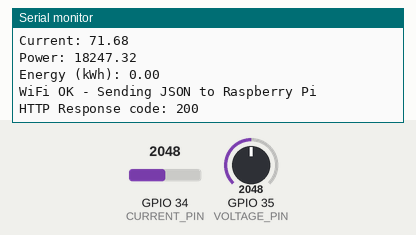
The sketch below on a simulated ESP32. Shown: the last lines printed to the serial monitor. The test bench sets the inputs (shaded band); at power-on: GPIO 34 (CURRENT_PIN) = 2048, GPIO 35 (VOLTAGE_PIN) = 2048. WiFi joins after 1.5 s; servers stay silent unless stated; uploads are accepted with an empty reply.

Above: at 3.7 s.
3.8 s: GPIO 34 (CURRENT_PIN) set to 2866
5.3 s: GPIO 35 (VOLTAGE_PIN) set to 2866
At 6.26 s:
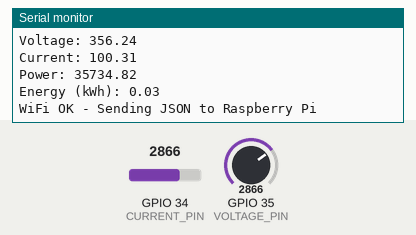
6.8 s: GPIO 34 (CURRENT_PIN) set to 3603
At 7.7 s:
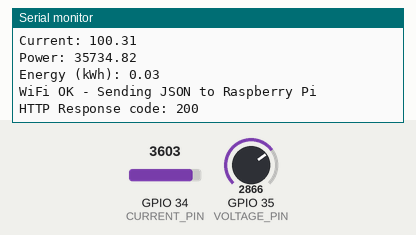
8.3 s: GPIO 35 (VOLTAGE_PIN) set to 3603
At 9.8 s:
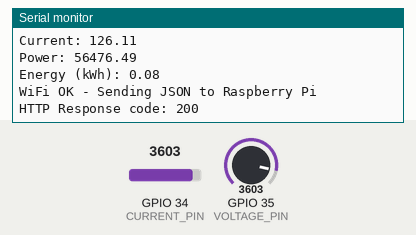

Measured:
- after the input at 5.3 s, the serial monitor: prints a new line after 0.80 s (image 1)
- after the input at 8.3 s, the serial monitor: prints a new line after 0.80 s (image 3)

The sketch:

energy-monitor.ino
```cpp
#include <HTTPClient.h>
#include <WiFi.h>

// -------- WIFI (USE HOTSPOT) --------
const char *ssid = "Galaxy"; // change if needed
const char *password = "sanjay12";

// -------- PINS --------
#define VOLTAGE_PIN 35
#define CURRENT_PIN 34

// -------- VARIABLES --------
float voltage = 0;
float current = 0;
float power = 0;
float energy = 0;

unsigned long lastTime = 0;
unsigned long previousMillis = 0;
const long interval = 3000;

void setup() {
  Serial.begin(115200);
  delay(1000);

  Serial.println("=== ENERGY MONITOR START ===");

  // -------- WIFI CONNECT --------
  WiFi.begin(ssid, password);
  Serial.print("Connecting to WiFi");

  int attempts = 0;

  while (WiFi.status() != WL_CONNECTED && attempts < 20) {
    delay(500);
    Serial.print(".");
    attempts++;
  }

  if (WiFi.status() == WL_CONNECTED) {
    Serial.println("\nConnected!");
    Serial.print("IP: ");
    Serial.println(WiFi.localIP());
  } else {
    Serial.println("\nWiFi Failed! (still working offline)");
  }

  lastTime = millis();
}

void loop() {
  unsigned long currentMillis = millis();

  if (currentMillis - previousMillis >= interval) {
    previousMillis = currentMillis;

    // -------- SENSOR SAMPLING --------
    long vSum = 0, iSum = 0;
    int samples = 0;

    unsigned long start = millis();

    while (millis() - start < 100) {
      vSum += analogRead(VOLTAGE_PIN);
      iSum += analogRead(CURRENT_PIN);
      samples++;
    }

    float vAvg = vSum / samples;
    float iAvg = iSum / samples;

    // -------- CALCULATION --------
    voltage =
        vAvg * 0.1243; // Corrected to scale 185V readings closer to ~230V mains
    current = iAvg *
              0.035; // Increased multiplier for current to avoid resolving to 0

    if (current < 0.05)
      current = 0;

    power = voltage * current;

    float hours = (millis() - lastTime) / 3600000.0;
    energy += (power / 1000.0) * hours;
    lastTime = millis();

    // -------- OUTPUT --------
    Serial.println("\n----- DATA -----");

    Serial.print("Voltage: ");
    Serial.println(voltage);

    Serial.print("Current: ");
    Serial.println(current);

    Serial.print("Power: ");
    Serial.println(power);

    Serial.print("Energy (kWh): ");
    Serial.println(energy);

    // -------- WIFI STATUS --------
    if (WiFi.status() == WL_CONNECTED) {
      Serial.println("WiFi OK - Sending JSON to Raspberry Pi");

      HTTPClient http;
      http.begin(""); // Raspberry Pi backend URL
      http.addHeader("Content-Type", "application/json");

      String jsonPayload = "{\"voltage\":" + String(voltage, 2) +
                           ",\"current\":" + String(current, 3) +
                           ",\"power\":" + String(power, 2) +
                           ",\"energy\":" + String(energy, 4) + "}";

      int httpResponseCode = http.POST(jsonPayload);

      if (httpResponseCode > 0) {
        String response = http.getString();
        Serial.print("HTTP Response code: ");
        Serial.println(httpResponseCode);
      } else {
        Serial.print("Error code: ");
        Serial.println(httpResponseCode);
      }

      http.end();
    } else {
      Serial.println("Running Offline");
    }
  }
}
```
